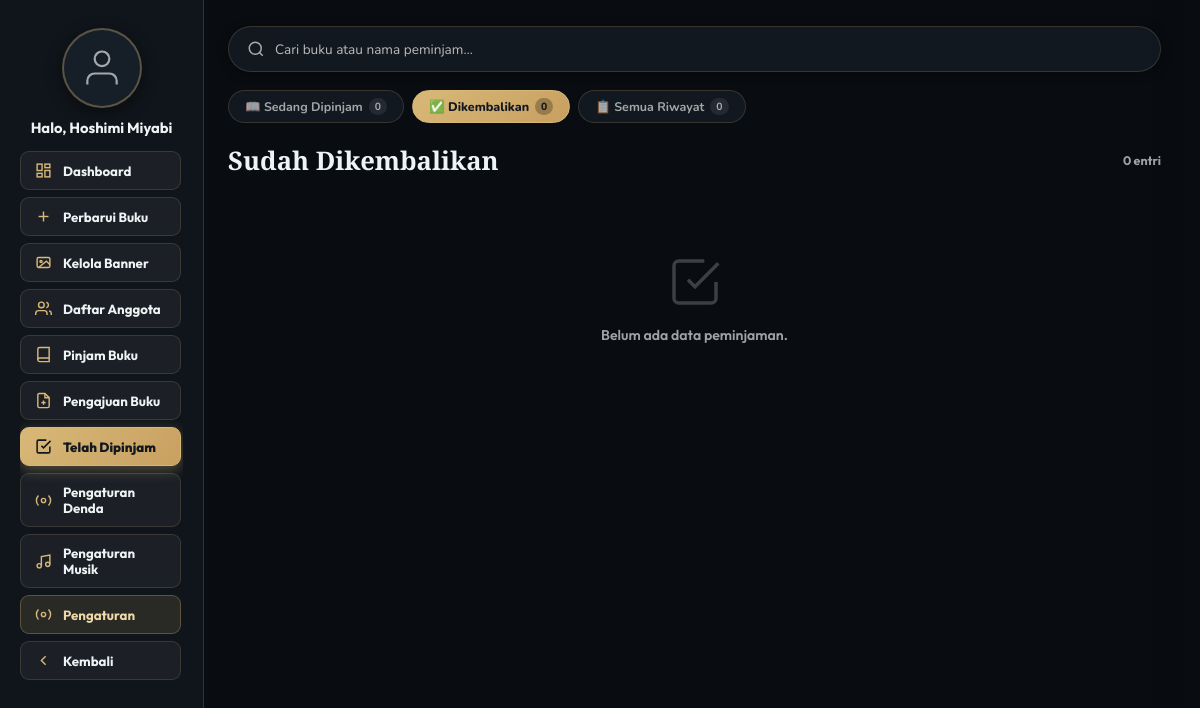
The app's page /telah_dipinjam.php?tab=dikembalikan (signed in), older data.
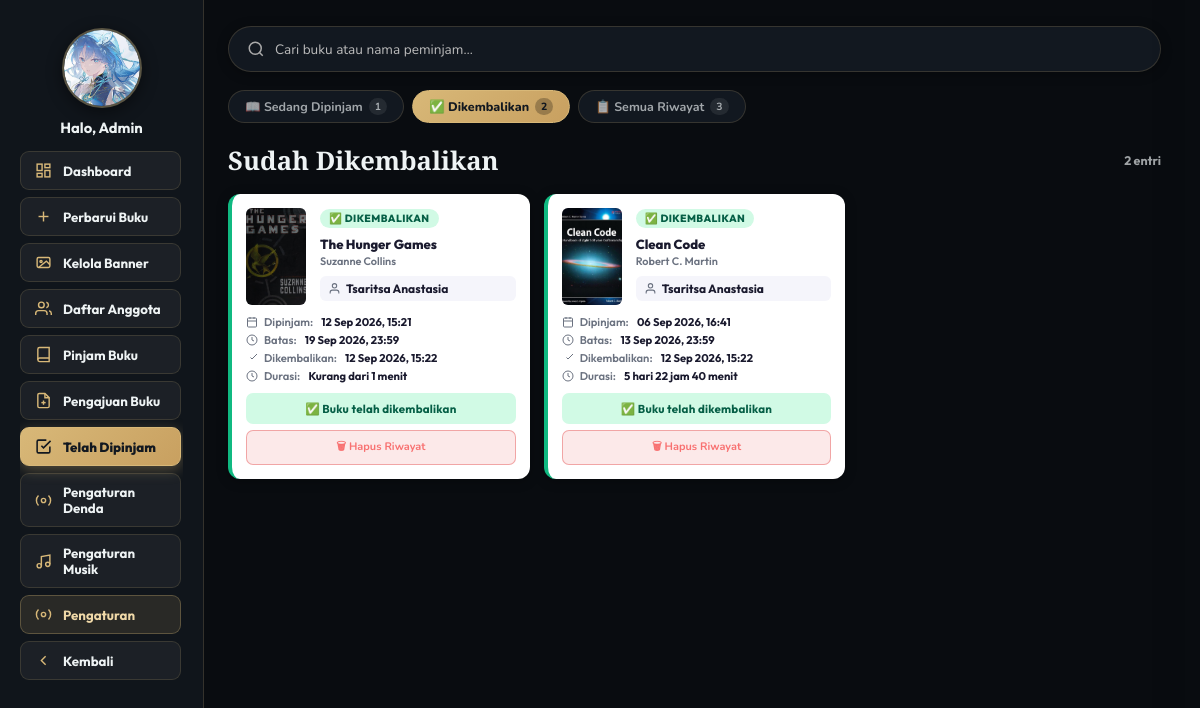
The same page, newer data.
### tables this page shows
CREATE TABLE `admin_profile` (
  `id` int NOT NULL,
  `user_id` int NOT NULL,
  `display_name` varchar(100) NOT NULL DEFAULT 'Admin',
  `foto` varchar(255) NOT NULL DEFAULT '',
  `updated_at` timestamp NULL DEFAULT CURRENT_TIMESTAMP ON UPDATE CURRENT_TIMESTAMP
);

CREATE TABLE `peminjaman` (
  `id` int NOT NULL,
  `buku_id` int NOT NULL,
  `user_id` int DEFAULT NULL,
  `nama_peminjam` varchar(150) NOT NULL,
  `waktu_pinjam` datetime NOT NULL DEFAULT CURRENT_TIMESTAMP,
  `batas_kembali` datetime NOT NULL,
  `waktu_kembali` datetime DEFAULT NULL,
  `terlambat_hari` int NOT NULL DEFAULT '0' COMMENT 'Jumlah hari keterlambatan',
  `denda` decimal(12,0) NOT NULL DEFAULT '0' COMMENT 'Total denda dalam rupiah',
  `status_denda` enum('tidak_ada','belum_bayar','lunas') NOT NULL DEFAULT 'tidak_ada' COMMENT 'Status pembayaran denda',
  `status` enum('dipinjam','dikembalikan') NOT NULL DEFAULT 'dipinjam',
  `created_at` timestamp NOT NULL DEFAULT CURRENT_TIMESTAMP
);

CREATE TABLE `buku` (
  `id` int NOT NULL,
  `judul` varchar(255) NOT NULL,
  `penulis` varchar(255) NOT NULL DEFAULT '',
  `isbn` varchar(50) NOT NULL DEFAULT '',
  `genre` varchar(100) NOT NULL DEFAULT '',
  `sinopsis` text,
  `stok` int NOT NULL DEFAULT '0',
  `rak` varchar(100) NOT NULL DEFAULT '',
  `gambar` varchar(500) NOT NULL DEFAULT '',
  `created_at` timestamp NULL DEFAULT CURRENT_TIMESTAMP,
  `updated_at` timestamp NULL DEFAULT CURRENT_TIMESTAMP ON UPDATE CURRENT_TIMESTAMP
);

### telah_dipinjam.php (the view, shortened to what this page needs)
<?php
require_once 'db.php';
mysqli_set_charset($conn, 'utf8mb4');
mysqli_query($conn, "SET time_zone = '+07:00'");
$profil_res = mysqli_query($conn, 'SELECT * FROM admin_profile LIMIT 1');
$profil     = $profil_res ? mysqli_fetch_assoc($profil_res) : null;
$admin_name = $profil['display_name'] ?? ($_SESSION['user_name'] ?? 'Admin');
$admin_foto = $profil['foto'] ?? '';
$tab = match($_GET['tab'] ?? 'dipinjam') {
    'dikembalikan' => 'dikembalikan',
    'riwayat'      => 'riwayat',
    default        => 'dipinjam',
};
$search  = trim($_GET['q'] ?? '');
$where_status = match($tab) {
    'dipinjam'     => "p.status = 'dipinjam'",
    'dikembalikan' => "p.status = 'dikembalikan'",
    default        => '1=1',
};
$where_search = '';
$sql = "SELECT p.*, b.judul, b.penulis, b.gambar, b.genre,
               u.no_hp AS anggota_no_hp, u.email AS anggota_email,
               rl.wa_terkirim AS wa_terkirim_hari_ini
        FROM peminjaman p
        INNER JOIN buku b ON b.id = p.buku_id
        LEFT JOIN users u ON u.id = p.user_id
        LEFT JOIN reminder_log rl ON rl.peminjaman_id = p.id AND rl.tanggal = CURDATE()
        WHERE $where_status $where_search
        ORDER BY p.waktu_pinjam DESC";
$pem_list = [];
$res = mysqli_query($conn, $sql);
while ($row = mysqli_fetch_assoc($res)) {
    $pem_list[] = $row;
}
$total_tab = count($pem_list);
$cnt = [];
foreach (['dipinjam', 'dikembalikan'] as $st) {
    $r = mysqli_query($conn,
        "SELECT COUNT(*) AS c FROM peminjaman p
         INNER JOIN buku b ON b.id = p.buku_id
         WHERE p.status='$st'"
    );
    $cnt[$st] = (int)(mysqli_fetch_assoc($r)['c'] ?? 0);
}
$cnt['riwayat'] = $cnt['dipinjam'] + $cnt['dikembalikan'];
$colors = ['col-a','col-b','col-c','col-d','col-e','col-f','col-g','col-h'];
function durasiHuman(string $dari, string $ke): string {
    $dt1 = new DateTimeImmutable($dari);
    $dt2 = new DateTimeImmutable($ke);
    $diff = $dt1->diff($dt2);
    $parts = [];
    if ($diff->days >= 1) $parts[] = $diff->days . ' hari';
    if ($diff->h   >= 1) $parts[] = $diff->h . ' jam';
    if ($diff->i   >= 1) $parts[] = $diff->i . ' menit';
    return implode(' ', $parts) ?: 'Kurang dari 1 menit';
}
?>
<!DOCTYPE html>
<html lang="id">
<head>
</head>
<body>
<aside class="sidebar" id="sidebar">
  <div class="sidebar-header">
    <div class="avatar-wrap" onclick="openProfilModal()" title="Edit Profil">
    <div class="avatar-circle">
      <?php if ($admin_foto && file_exists($admin_foto)): ?>
        <img src="<?= htmlspecialchars($admin_foto) ?>?v=<?= filemtime($admin_foto) ?>" alt="Admin" width="80" height="80" loading="eager" decoding="sync"/>
      <?php else: ?>
        <svg class="default-icon" viewBox="0 0 24 24" fill="none" stroke="currentColor" stroke-width="1.2">
          <path d="M20 21v-2a4 4 0 0 0-4-4H8a4 4 0 0 0-4 4v2"/><circle cx="12" cy="7" r="4"/>
        </svg>
      <?php endif; ?>
    </div>
  </div>
  <div class="admin-name-label">Halo, <?= htmlspecialchars($admin_name) ?></div>
  </div>
  <nav class="sidebar-nav">
    <a class="sidebar-btn" href="dashboard.php">
    <svg viewBox="0 0 24 24" fill="none" stroke="currentColor" stroke-width="2"><rect x="3" y="3" width="7" height="9"/><rect x="14" y="3" width="7" height="5"/><rect x="14" y="12" width="7" height="9"/><rect x="3" y="16" width="7" height="5"/></svg>
    Dashboard
  </a>
  <a class="sidebar-btn" href="halaman_admin.php">
    <svg viewBox="0 0 24 24" fill="none" stroke="currentColor" stroke-width="2"><line x1="12" y1="5" x2="12" y2="19"/><line x1="5" y1="12" x2="19" y2="12"/></svg>
    Perbarui Buku
  </a>
  <a class="sidebar-btn" href="kelola_banner.php">
    <svg viewBox="0 0 24 24" fill="none" stroke="currentColor" stroke-width="2"><rect x="3" y="5" width="18" height="14" rx="2"/><circle cx="8.5" cy="10.5" r="1.5"/><path d="M21 15l-5-5L5 19"/></svg>
    Kelola Banner
  </a>
  <a class="sidebar-btn" href="daftar_anggota.php">
    <svg viewBox="0 0 24 24" fill="none" stroke="currentColor" stroke-width="2"><path d="M17 21v-2a4 4 0 0 0-4-4H5a4 4 0 0 0-4 4v2"/><circle cx="9" cy="7" r="4"/><path d="M23 21v-2a4 4 0 0 0-3-3.87"/><path d="M16 3.13a4 4 0 0 1 0 7.75"/></svg>
    Daftar Anggota
  </a>
  <a class="sidebar-btn" href="pinjam_buku.php">
    <svg viewBox="0 0 24 24" fill="none" stroke="currentColor" stroke-width="2"><path d="M4 19.5A2.5 2.5 0 0 1 6.5 17H20"/><path d="M6.5 2H20v20H6.5A2.5 2.5 0 0 1 4 19.5v-15A2.5 2.5 0 0 1 6.5 2z"/></svg>
    Pinjam Buku
  </a>
  <a class="sidebar-btn" href="pengajuan_buku.php">
    <svg viewBox="0 0 24 24" fill="none" stroke="currentColor" stroke-width="2"><path d="M14 2H6a2 2 0 0 0-2 2v16a2 2 0 0 0 2 2h12a2 2 0 0 0 2-2V8z"/><polyline points="14 2 14 8 20 8"/><line x1="12" y1="18" x2="12" y2="12"/><line x1="9" y1="15" x2="15" y2="15"/></svg>
    Pengajuan Buku
  </a>
  <a class="sidebar-btn active" href="telah_dipinjam.php">
    <svg viewBox="0 0 24 24" fill="none" stroke="currentColor" stroke-width="2"><path d="M9 11l3 3L22 4"/><path d="M21 12v7a2 2 0 0 1-2 2H5a2 2 0 0 1-2-2V5a2 2 0 0 1 2-2h11"/></svg>
    Telah Dipinjam
  </a>
  <a class="sidebar-btn" href="pengaturan_denda.php">
    <svg viewBox="0 0 24 24" fill="none" stroke="currentColor" stroke-width="2"><circle cx="12" cy="12" r="3"/><path d="M19.07 4.93a10 10 0 0 1 0 14.14M4.93 4.93a10 10 0 0 0 0 14.14"/></svg>
    Pengaturan Denda
  </a>
  <a class="sidebar-btn" href="pengaturan_musik.php">
      <svg viewBox="0 0 24 24" fill="none" stroke="currentColor" stroke-width="2">
        <path d="M9 18V5l12-2v13"/><circle cx="6" cy="18" r="3"/><circle cx="18" cy="16" r="3"/>
      </svg>
      Pengaturan Musik
    </a>
    <button class="sidebar-btn btn-settings-nav" onclick="if(typeof bukaSettings==='function')bukaSettings()" title="Buka Pengaturan">
      <svg viewBox="0 0 24 24" fill="none" stroke="currentColor" stroke-width="2"><circle cx="12" cy="12" r="3"/><path d="M19.07 4.93a10 10 0 0 1 0 14.14M4.93 4.93a10 10 0 0 0 0 14.14"/></svg>
      Pengaturan
    </button>
    <a class="sidebar-btn" href="beranda.php">
    <svg viewBox="0 0 24 24" fill="none" stroke="currentColor" stroke-width="2"><polyline points="15 18 9 12 15 6"/></svg>
    Kembali
  </a>
  </nav>
</aside>
<main class="main">
  <form method="GET" action="" id="searchForm">
    <div class="topbar">
      <svg viewBox="0 0 24 24" fill="none" stroke="currentColor" stroke-width="2"><circle cx="11" cy="11" r="8"/><path d="m21 21-4.35-4.35"/></svg>
      <input type="text" name="q" id="searchInput" autocomplete="off" placeholder="Cari buku atau nama peminjam…" value="<?= htmlspecialchars($search) ?>"/>
    </div>
  </form>
  <div id="searchResultArea">
  <div class="tab-bar">
    <?php
    $tabs = [
      'dipinjam'     => ['label' => '📖 Sedang Dipinjam'],
      'dikembalikan' => ['label' => '✅ Dikembalikan'],
      'riwayat'      => ['label' => '📋 Semua Riwayat'],
    ];
    foreach ($tabs as $key => $data):
      $active = $tab === $key ? 'active' : '';
      $href   = 'telah_dipinjam.php?tab=' . $key . ($search ? '&q=' . urlencode($search) : '');
    ?>
    <a href="<?= $href ?>" class="tab-btn <?= $active ?>">
      <?= $data['label'] ?>
      <span class="tab-count"><?= $cnt[$key] ?></span>
    </a>
    <?php endforeach; ?>
  </div>
  <div class="content-header">
    <div class="content-title">
      <?= match($tab) { 'dipinjam' => 'Sedang Dipinjam', 'dikembalikan' => 'Sudah Dikembalikan', default => 'Semua Riwayat' } ?>
    </div>
    <span style="font-size:.78rem;color:var(--muted);font-weight:700;"><?= $total_tab ?> entri</span>
  </div>
  <?php if (empty($pem_list)): ?>
  <div class="empty-state">
    <svg viewBox="0 0 24 24" fill="none" stroke="currentColor" stroke-width="1.5"><path d="M9 11l3 3L22 4"/><path d="M21 12v7a2 2 0 0 1-2 2H5a2 2 0 0 1-2-2V5a2 2 0 0 1 2-2h11"/></svg>
    <p><?= $search ? 'Tidak ada data yang cocok.' : 'Belum ada data peminjaman.' ?></p>
  </div>
  <?php else: ?>
  <div class="pem-grid">
    <?php foreach ($pem_list as $i => $pem):
      $isDipinjam  = $pem['status'] === 'dipinjam';
      $sisa        = $isDipinjam ? sisaWaktu($pem['batas_kembali']) : null;
      $isTerlambat = $sisa['terlambat'] ?? false;
      $preview_denda = 0;
      $waLink  = '';
      $waSudahDikirim = (int)($pem['wa_terkirim_hari_ini'] ?? 0) === 1;
      $denda_sudah    = (int)($pem['denda'] ?? 0);
      $status_denda   = $pem['status_denda'] ?? 'tidak_ada';
      $cardClass = '';
      if ($isDipinjam) {
          $cardClass = $isTerlambat ? 'terlambat' : '';
      } else {
          if ($denda_sudah > 0 && $status_denda === 'belum_bayar') $cardClass = 'ada-denda';
          else $cardClass = 'dikembalikan';
      }
      $col     = $colors[$i % count($colors)];
      $wKembali = $pem['waktu_kembali'] ?? date('Y-m-d H:i:s');
      $durasi  = durasiHuman($pem['waktu_pinjam'], $isDipinjam ? date('Y-m-d H:i:s') : $wKembali);
    ?>
    <div class="pem-card <?= $cardClass ?>">
      <div class="pem-card-top">
        <div class="pem-thumb <?= ($pem['gambar'] && file_exists($pem['gambar'])) ? '' : $col ?>">
          <?php if ($pem['gambar'] && file_exists($pem['gambar'])): ?>
            <img src="<?= htmlspecialchars($pem['gambar']) ?>" alt="cover"/>
          <?php else: ?>
            <svg viewBox="0 0 24 24" fill="none" stroke="#fff" stroke-width="1.2" opacity=".6"><path d="M4 19.5A2.5 2.5 0 0 1 6.5 17H20"/><path d="M6.5 2H20v20H6.5A2.5 2.5 0 0 1 4 19.5v-15A2.5 2.5 0 0 1 6.5 2z"/></svg>
          <?php endif; ?>
        </div>
        <div class="pem-info">
          <?php if ($isDipinjam && $isTerlambat): ?>
            <span class="status-chip chip-terlambat">⚠ Terlambat</span>
          <?php elseif ($isDipinjam): ?>
            <span class="status-chip chip-dipinjam">📖 Dipinjam</span>
          <?php else: ?>
            <span class="status-chip chip-kembali">✅ Dikembalikan</span>
          <?php endif; ?>
          <div class="pem-judul" title="<?= htmlspecialchars($pem['judul']) ?>"><?= htmlspecialchars($pem['judul']) ?></div>
          <div class="pem-penulis"><?= htmlspecialchars($pem['penulis'] ?? '-') ?></div>
          <div class="pem-peminjam">
            <svg viewBox="0 0 24 24" fill="none" stroke="currentColor" stroke-width="2"><path d="M20 21v-2a4 4 0 0 0-4-4H8a4 4 0 0 0-4 4v2"/><circle cx="12" cy="7" r="4"/></svg>
            <?= htmlspecialchars($pem['nama_peminjam']) ?>
          </div>
        </div>
      </div>
      <div class="pem-meta">
        <div class="pem-meta-row">
          <svg viewBox="0 0 24 24" fill="none" stroke="currentColor" stroke-width="2"><rect x="3" y="4" width="18" height="18" rx="2"/><path d="M16 2v4M8 2v4M3 10h18"/></svg>
          Dipinjam:&nbsp;<span class="pem-meta-val"><?= date('d M Y, H:i', strtotime($pem['waktu_pinjam'])) ?></span>
        </div>
        <div class="pem-meta-row">
          <svg viewBox="0 0 24 24" fill="none" stroke="currentColor" stroke-width="2"><circle cx="12" cy="12" r="10"/><path d="M12 6v6l4 2"/></svg>
          Batas:&nbsp;<span class="pem-meta-val"><?= date('d M Y, H:i', strtotime($pem['batas_kembali'])) ?></span>
        </div>
        <?php if ($isDipinjam && $sisa): ?>
        <div class="pem-meta-row" style="margin-top:2px;">
          <svg viewBox="0 0 24 24" fill="none" stroke="currentColor" stroke-width="2"><path d="M22 12h-4l-3 9L9 3l-3 9H2"/></svg>
          Sisa:&nbsp;<span class="sisa-badge <?= $isTerlambat ? 'sisa-terlambat' : 'sisa-ok' ?>"><?= htmlspecialchars($sisa['label']) ?></span>
        </div>
        <?php elseif (!$isDipinjam && $pem['waktu_kembali']): ?>
        <div class="pem-meta-row">
          <svg viewBox="0 0 24 24" fill="none" stroke="currentColor" stroke-width="2"><path d="M9 11l3 3L22 4"/></svg>
          Dikembalikan:&nbsp;<span class="pem-meta-val"><?= date('d M Y, H:i', strtotime($pem['waktu_kembali'])) ?></span>
        </div>
        <div class="pem-meta-row">
          <svg viewBox="0 0 24 24" fill="none" stroke="currentColor" stroke-width="2"><circle cx="12" cy="12" r="10"/><path d="M12 6v6l4 2"/></svg>
          Durasi:&nbsp;<span class="pem-meta-val"><?= htmlspecialchars($durasi) ?></span>
        </div>
        <?php endif; ?>
      </div>
      <div class="pem-footer">
        <?php if ($isDipinjam): ?>
          <?php if ($isTerlambat): ?>
            <?php if ($waSudahDikirim): ?>
            <div class="wa-status-row">
              <span class="wa-status-sent">✅ WA sudah dikirim hari ini</span>
              <button type="button" class="btn-tandai-wa" onclick="tandaiWa(<?= $pem['id'] ?>, 0)">Batalkan</button>
            </div>
            <?php endif; ?>
            <?php if ($waLink): ?>
            <a class="btn-wa" href="<?= htmlspecialchars($waLink) ?>" target="_blank" rel="noopener"
               onclick="setTimeout(function(){ tandaiWa(<?= $pem['id'] ?>, 1); }, 400);">
              <svg viewBox="0 0 24 24" fill="currentColor"><path d="M12 2a10 10 0 0 0-8.6 15L2 22l5.2-1.4A10 10 0 1 0 12 2zm0 18a8 8 0 0 1-4.1-1.1l-.3-.2-3 .8.8-2.9-.2-.3A8 8 0 1 1 12 20zm4.4-5.7c-.2-.1-1.4-.7-1.6-.8-.2-.1-.4-.1-.5.1s-.6.8-.7.9-.3.2-.5.1a6.5 6.5 0 0 1-1.9-1.2 7 7 0 0 1-1.3-1.6c-.1-.2 0-.3.1-.5l.4-.4c.1-.1.1-.2.2-.4a.4.4 0 0 0 0-.4c0-.1-.5-1.3-.7-1.8s-.4-.4-.5-.4h-.5a.9.9 0 0 0-.6.3 2.7 2.7 0 0 0-.9 2 4.7 4.7 0 0 0 1 2.5 10.7 10.7 0 0 0 4.1 3.6c.6.2 1 .4 1.4.5a3.3 3.3 0 0 0 1.5.1 2.5 2.5 0 0 0 1.6-1.2 2.1 2.1 0 0 0 .2-1.2c-.1-.1-.3-.2-.5-.3z"/></svg>
              Kirim Pengingat WA
            </a>
            <?php elseif (!$waSudahDikirim): ?>
            <div class="btn-wa-disabled" title="No HP anggota belum tercatat di akunnya">📵 No HP anggota belum diisi</div>
            <?php endif; ?>
          <?php endif; ?>
        <button class="btn-kembalikan <?= ($isTerlambat && $preview_denda > 0) ? 'has-denda' : '' ?>"
          onclick="konfirmasiKembali(
            <?= $pem['id'] ?>,
            '<?= htmlspecialchars(addslashes($pem['judul'])) ?>',
            '<?= htmlspecialchars(addslashes($pem['nama_peminjam'])) ?>',
            <?= $isTerlambat ? 1 : 0 ?>,
            <?= $preview_denda ?>,
            '<?= htmlspecialchars(addslashes($sisa['label'] ?? '')) ?>'
          )">
          <?= ($isTerlambat && $preview_denda > 0) ? '⚠ Kembalikan + Catat Denda' : '✅ Kembalikan Buku' ?>
        </button>
        <?php else: ?>
        <span class="returned-label">✅ Buku telah dikembalikan</span>
        <button class="btn-hapus-riwayat"
          onclick="konfirmasiHapusRiwayat(<?= $pem['id'] ?>, '<?= htmlspecialchars(addslashes($pem['judul'])) ?>', '<?= htmlspecialchars(addslashes($pem['nama_peminjam'])) ?>')">
          🗑 Hapus Riwayat
        </button>
        <?php endif; ?>
      </div>
    </div>
    <?php endforeach; ?>
  </div>
  <?php endif; ?>
  <?php
  $search_result_html = ob_get_clean();
  echo $search_result_html;
  ?>
  </div>
</main>
</body>
</html>

Row changes from the older to the newer data that the page shows:
changed admin_profile: foto: picture added; display_name "Hoshimi Miyabi" → "Admin"
added peminjaman: buku.gambar (picture), shows "✅ DIKEMBALIKAN", buku.judul "The Hunger Games", buku.penulis "Suzanne Collins", nama_peminjam "Tsaritsa Anastasia", waktu_pinjam "12 Sep 2026, 15:21", batas_kembali "19 Sep 2026, 23:59", waktu_kembali "12 Sep 2026, 15:22", durasi "Kurang dari 1 menit"
added peminjaman: buku.gambar (picture), shows "✅ DIKEMBALIKAN", buku.judul "Clean Code", buku.penulis "Robert C. Martin", nama_peminjam "Tsaritsa Anastasia", waktu_pinjam "06 Sep 2026, 16:41", batas_kembali "13 Sep 2026, 23:59", waktu_kembali "12 Sep 2026, 15:22", durasi "5 hari 22 jam 40 menit"
Text that changed along with them:
$total_tab: "0" → "2"
new list line: "📖 Sedang Dipinjam 1"
new list line: "✅ Dikembalikan 2"
new list line: "📋 Semua Riwayat 3"
list line gone: "📖 Sedang Dipinjam 0"
list line gone: "✅ Dikembalikan 0"
list line gone: "📋 Semua Riwayat 0"
text no longer shown: "Belum ada data peminjaman."
